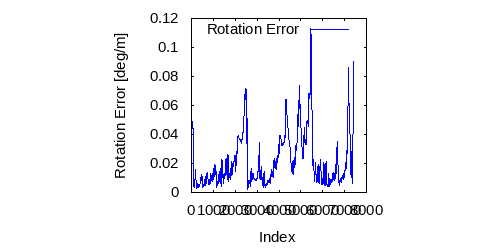

Generate this figure with gnuplot:
set term postscript eps enhanced color
set output "01_ri.eps"
set size ratio 1
set yrange [0:*]
set xlabel "Index"
set ylabel "Rotation Error [deg/m]"
plot "01_ri.txt" using 1:($2*57.3) title 'Rotation Error' lc rgb "#0000FF" pt 2 w lines
